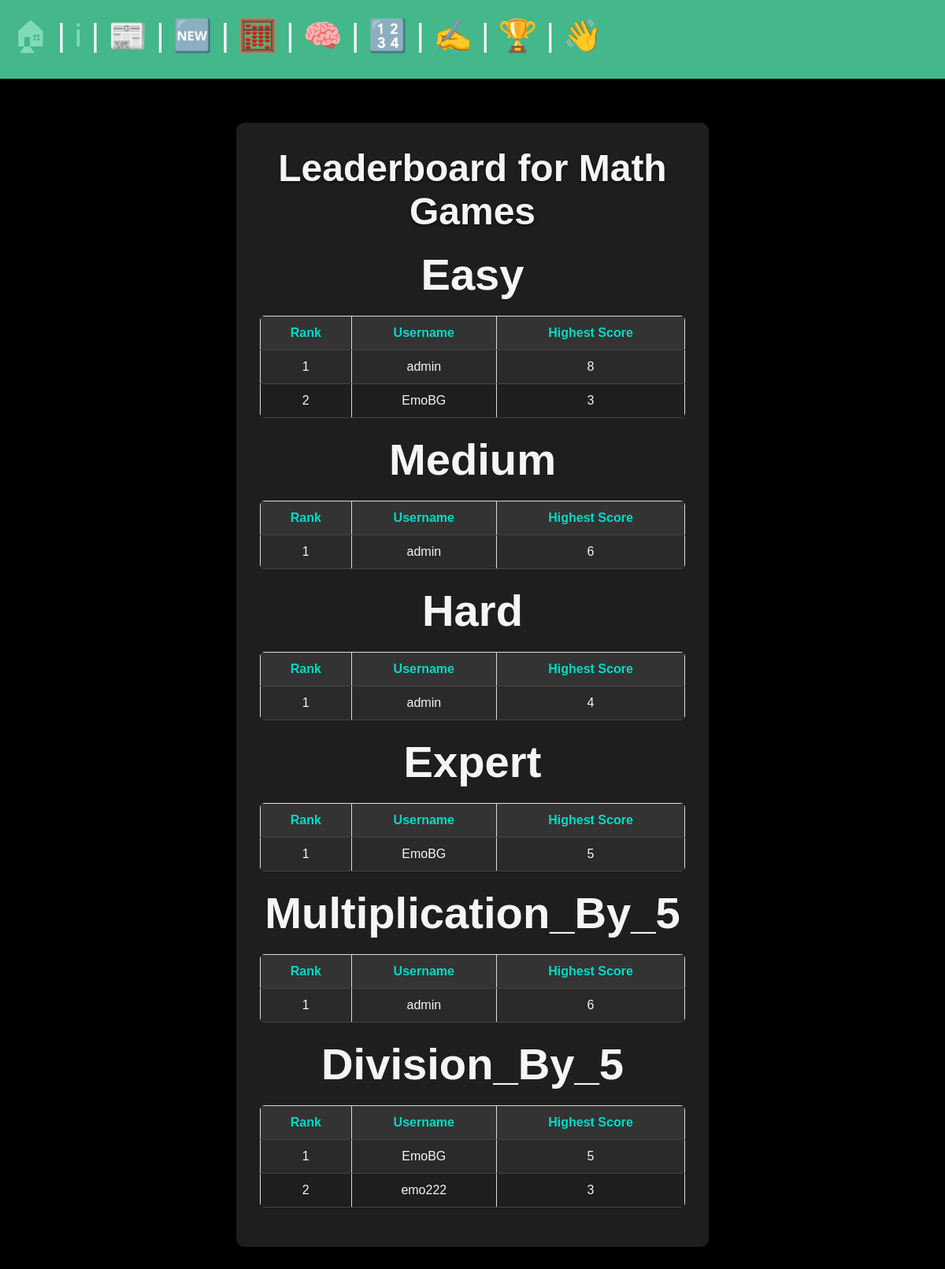
Screenshot of /math_games/learderboard/ (signed in) with the database file from the repository.
### math_games/models.py (models this page shows, shortened)
class GameLevel(models.Model):
    LEVEL_CHOICES = [
        ("easy", "Easy"),
        ("medium", "Medium"),
        ("hard", "Hard"),
        ("expert", "Expert"),
        ("multiplication_by_5", "Multiplication by 5"),
        ("division_by_5", "Division by 5"),
    ]
    name = models.CharField(max_length=20, choices=LEVEL_CHOICES, unique=True)

class GameScore(models.Model):
    user = models.ForeignKey(User, on_delete=models.CASCADE)
    level = models.ForeignKey(GameLevel, on_delete=models.CASCADE)
    highest_score = models.IntegerField(default=0)
    date = models.DateTimeField(auto_now_add=True)
    class Meta:
        unique_together = ('user', 'level')

### math_games/views.py (the view)
# urls.py: path('learderboard/', views.leaderboard, name='leaderboard'),
@login_required
def leaderboard(request):
    levels = {}
    for level in GameLevel.objects.all():
        top_scores = GameScore.objects.filter(level=level).order_by('-highest_score')[:10]
        levels[level.name] = top_scores
    return render(request, "math_games/leaderboard.html", {"levels": levels})

### math_games/templates/math_games/leaderboard.html (shortened to what this page needs)
{% extends "base.html" %}
{% load static %}
{% block extra_css %}
    <link rel="stylesheet" href="{% static 'css/math_games.css' %}">
{% endblock %}
{% block content %}
<div class="math-games-container">
    <h2>Leaderboard for Math Games</h2>
    {% for level, scores in levels.items %}
        <h3>{{ level|title }}</h3>
        <table>
            <thead>
                <tr>
                    <th>Rank</th>
                    <th>Username</th>
                    <th>Highest Score</th>
                </tr>
            </thead>
            <tbody>
                {% for score in scores %}
                <tr>
                    <td>{{ forloop.counter }}</td>
                    <td>{{ score.user.username }}</td>
                    <td>{{ score.highest_score }}</td>
                </tr>
                {% endfor %}
            </tbody>
        </table>
    {% empty %}
        <p>No scores available.</p>
    {% endfor %}
</div>
{% endblock %}

### static/css/base.css (style rules this page uses)
* { margin: 0; padding: 0; box-sizing: border-box; font-family: 'Arial', sans-serif; }
body { min-height: 100vh; background-color: black; color: whitesmoke; font-size: 3rem; }
h1, h2 { font-size: 2.5rem; }
table { width: 100%; border-collapse: collapse; margin-bottom: 20px; }
th, td { border: 1px solid #ddd; padding: 8px; }
th { background-color: black; color: whitesmoke; text-align: left; }
h3 { margin-top: 20px; }

### static/css/math_games.css (style rules this page uses)
.math-games-container { max-width: 600px; margin: 40px auto; padding: 30px; font-family: 'Segoe UI', Tahoma, Geneva, Verdana, sans-serif; text-align: center; background-color: #1e1e1e; border-radius: 10px; box-shadow: 0 8px 16px rgba(0, 0, 0, 0.3); }
.math-games-container h2 { color: whitesmoke; margin-bottom: 20px; font-size: 1em; text-shadow: 0 2px 4px rgba(0, 0, 0, 0.5); }
table { width: 100%; border-collapse: collapse; margin: 20px 0; border-radius: 6px; overflow: hidden; background-color: #2a2a2a; }
th, td { padding: 12px; text-align: center; border-bottom: 1px solid #444; }
th { background-color: #333; color: #03DAC6; }
tr:nth-child(even) { background-color: #1e1e1e; }

### rows the page displays
GameLevel: levels "Easy"
GameScore: user.username "admin", highest_score "8"
GameScore: user.username "EmoBG", highest_score "3"
GameLevel: levels "Medium"
GameScore: user.username "admin", highest_score "6"
GameLevel: levels "Hard"
GameScore: user.username "admin", highest_score "4"
GameLevel: levels "Expert"
GameScore: user.username "EmoBG", highest_score "5"
GameLevel: levels "Multiplication_By_5"
GameScore: user.username "admin", highest_score "6"
GameLevel: levels "Division_By_5"
GameScore: user.username "EmoBG", highest_score "5"
GameScore: user.username "emo222", highest_score "3"
